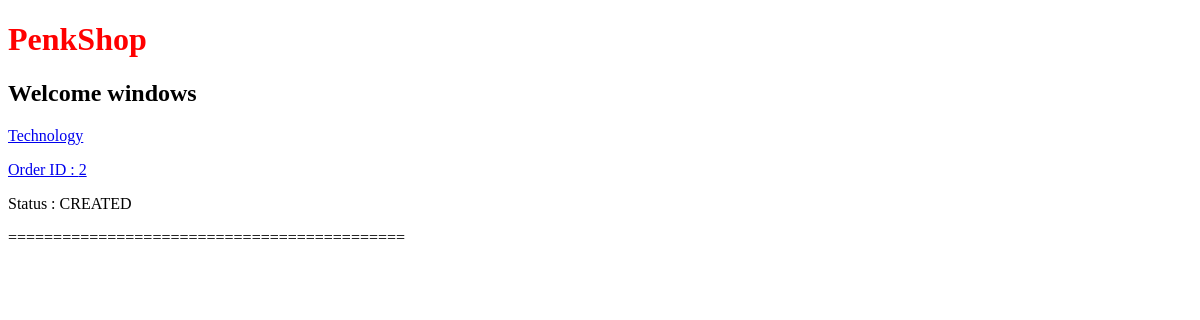
The page /orders/order-list/ (signed in) on the database as committed earlier.
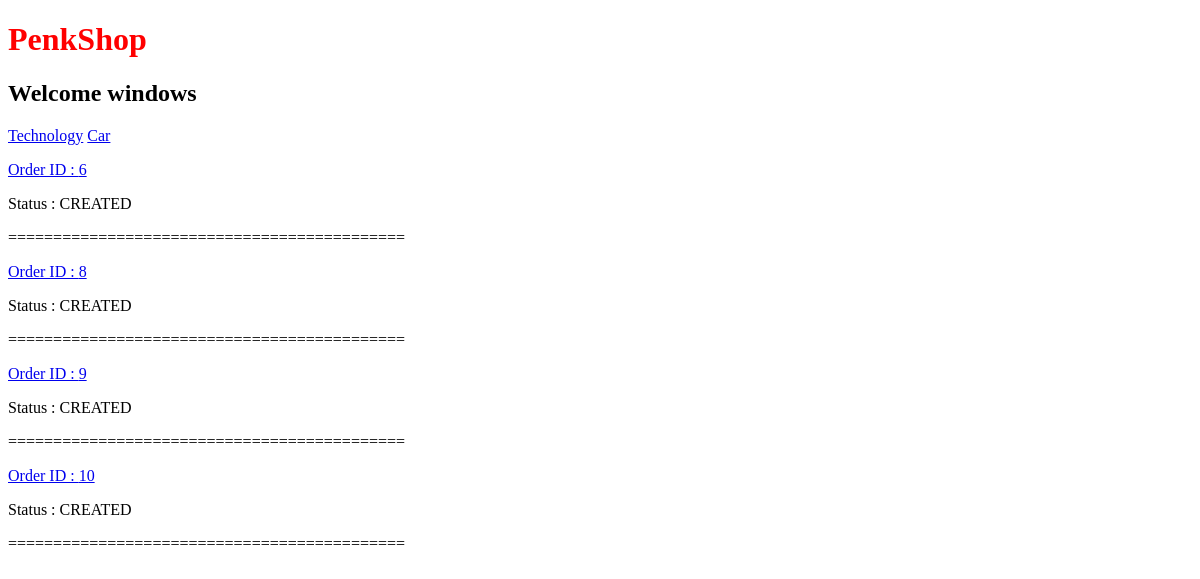
The same page on the database as committed later.
### products/models.py (models this page shows)
class Category(models.Model):
    product = models.ForeignKey(Product, on_delete=models.SET_NULL, null=True)
    name = models.CharField(max_length=100)
    description = models.TextField()
    def __str__(self):
        return self.name

### orders/models.py (models this page shows, shortened)
class Order(models.Model):
    user = models.ForeignKey(settings.AUTH_USER_MODEL, on_delete=models.SET_NULL, null=True)
    products = models.ForeignKey(Product, on_delete=models.CASCADE)
    address = models.CharField(max_length=80)
    quantity = models.IntegerField(default=0)
    total_price = models.DecimalField(max_digits=12, decimal_places=2)
    status = models.CharField(max_length=20, choices=STATUS, default="CREATED")
    date_created = models.DateField(auto_now_add=True)
    def get_absolute_url(self):
        return reverse("orders:detail", kwargs={"pk": self.pk})

### orders/views.py (the view)
# urls.py: path('order-list/', order_list, name='list'),
def order_list(request):
    order_list = Order.objects.filter(user=request.user)
    return render(request, "orders/order_list.html", {"order_list": order_list})

### products/views.py (called while the page is built)
def navbar(request):
    category_list = Category.objects.all()
    return {'category_list': category_list}

### orders/templates/orders/order_list.html
{% extends 'base.html' %}
{% block content %}
    {% for order in order_list %}
        <a href="{{ order.get_absolute_url }}"><p>Order ID : {{ order.id }}</p></a>
        <p>Status : {{ order.status }}</p>
        <p>============================================</p>
    {% endfor %}
{% endblock content %}

### templates/base.html (shortened to what this page needs)
{% load static %}
<!DOCTYPE html>
<html lang="en">
<head>
    <link rel="stylesheet" href="{% static 'css/main.css' %}">
</head>
<body>
    <header>
        <h1>PenkShop</h1>
        {% if user.is_authenticated %}
            <h2>Welcome {{ user }}</h2>
        {% endif %}
    </header>
    <nav>
        {% for category in category_list %}
            <a href="#">{{ category }}</a>
        {% endfor %}
    </nav>
    {% block content %}
    {% endblock content %}
</body>
</html>

### staticfiles/css/main.css (style rules this page uses)
h1 { color: red; }

Rows that differ between the two databases and show on the page:
removed Order: id "2", status "CREATED"
added Category: name "Car"
added Order: id "6", status "CREATED"
added Order: id "8", status "CREATED"
added Order: id "9", status "CREATED"
added Order: id "10", status "CREATED"
